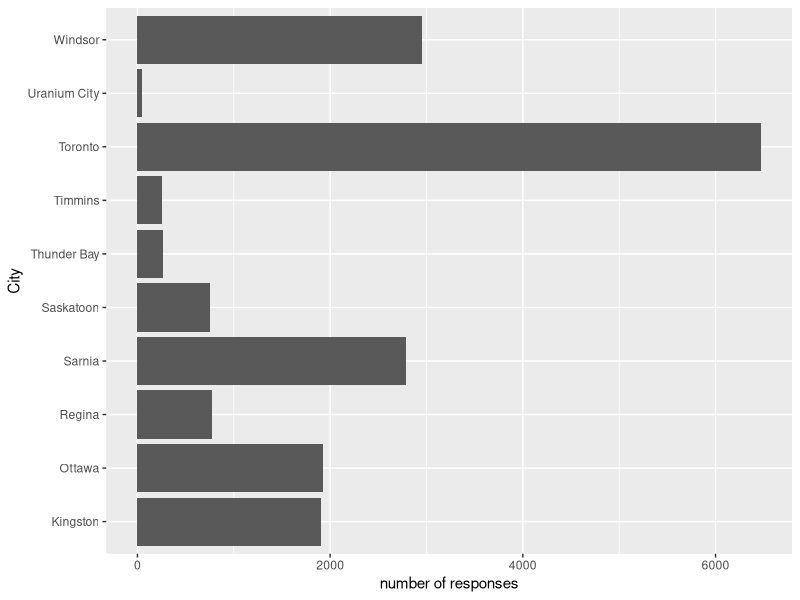
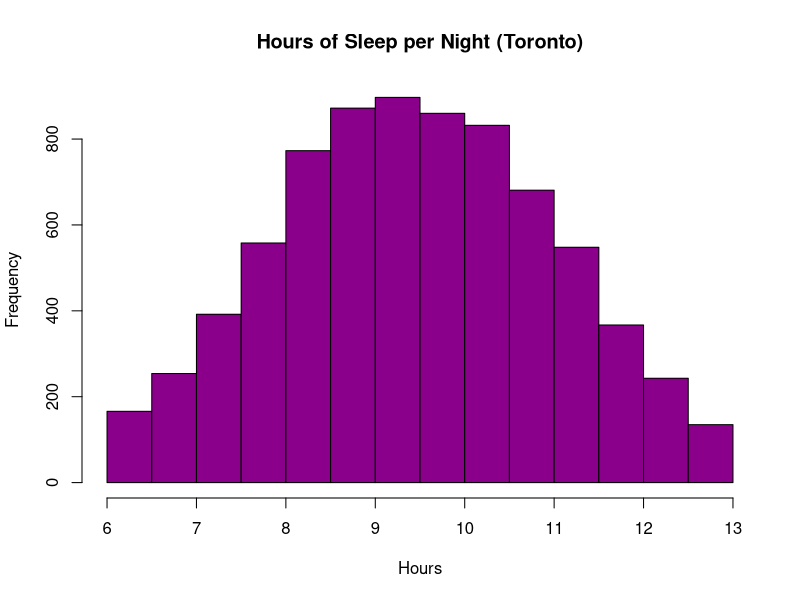
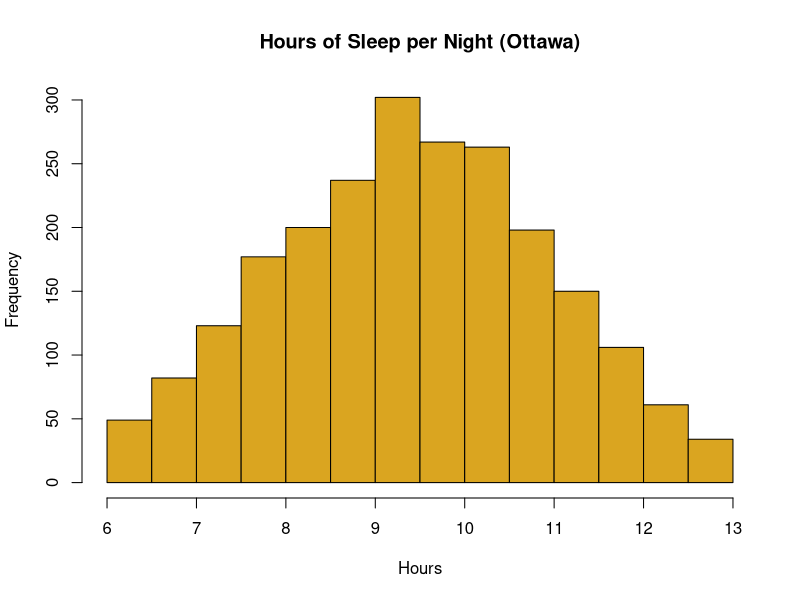
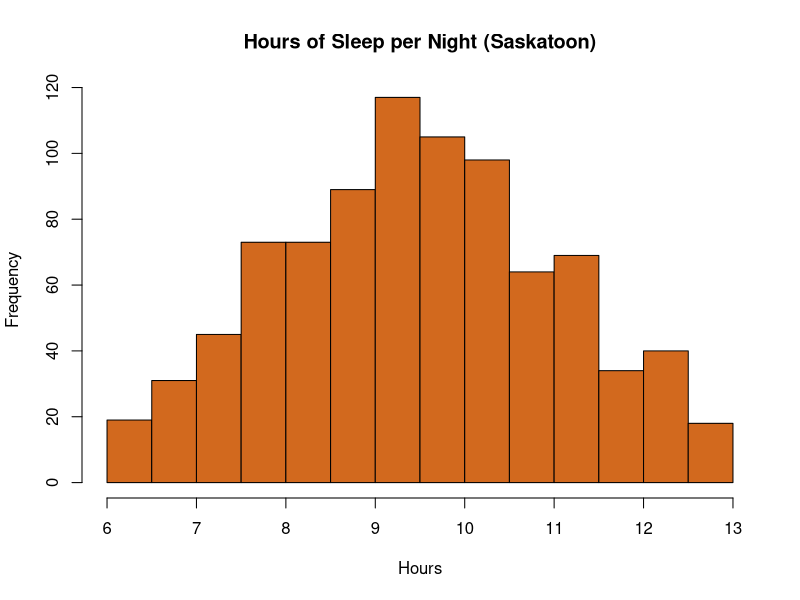
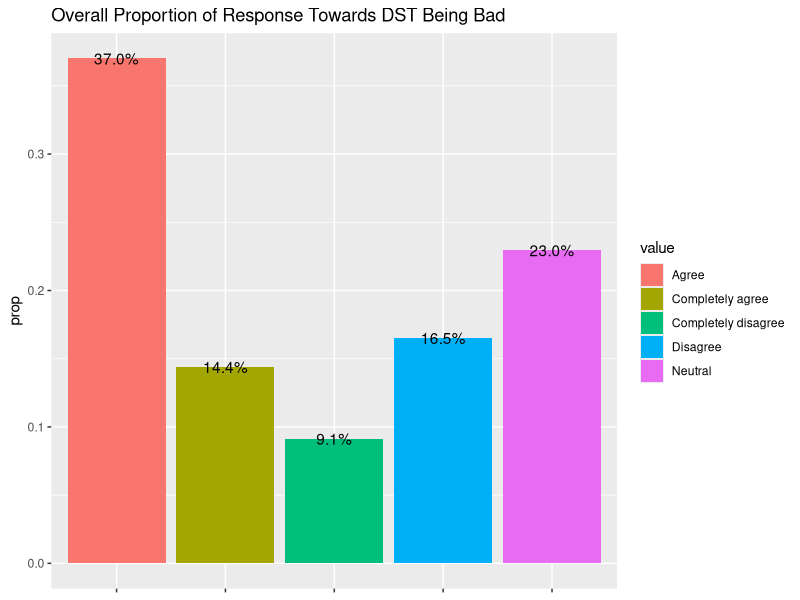
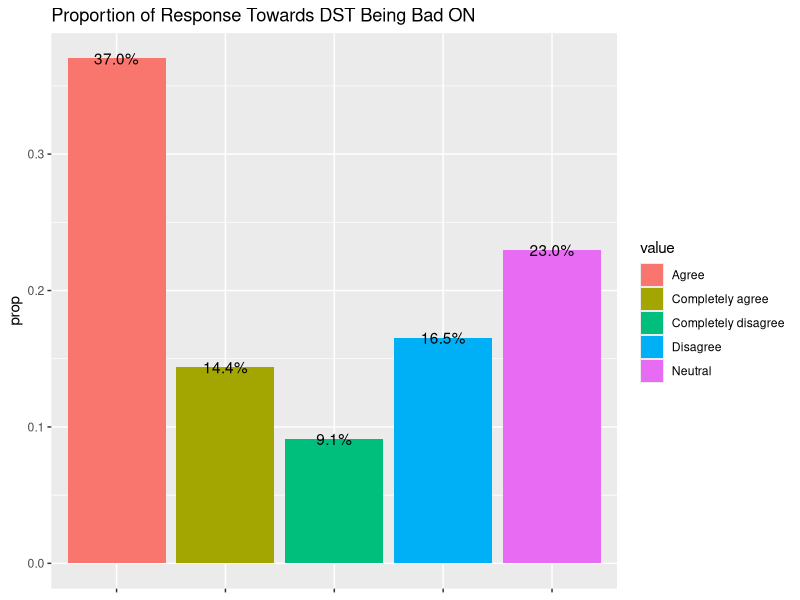
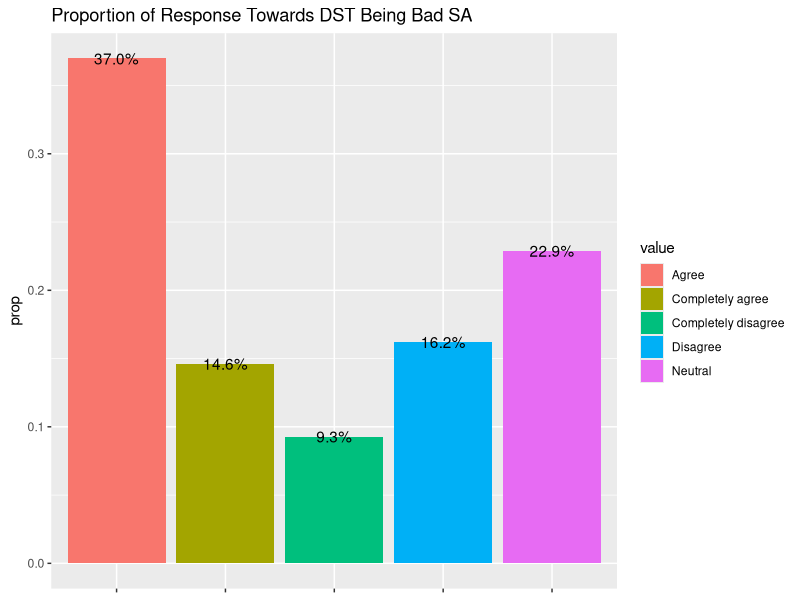

Write R code to recreate these figures, in order.
## ---- chunk 1
#title􏰃 date􏰃 authorship􏰃 non􏰁technical executive summary􏰃 introduction􏰃 survey methodology􏰃 results􏰃 discussion􏰃 appendices that detail the survey􏰃 and references

library(readr)
library(dplyr)
library(ggplot2)
library(tidyverse)
## ---- chunk 2
#constants - city/town population (Sask)
CITIES <- 655313
DIV_18 <- 37064

#constants - city/town population (Ont) 
#the figures for ontario came from a few quiick google searches based on region, the figures for sask came from the population report on the census
GTA <- 5.928*10^6
SW <- 2.584*10^6
EAST <- 1.763*10^6
NW <- 231691

#Total population of areas of interest
TOT <- GTA+SW+EAST+NW+DIV_18+CITIES

#probability vector population
pop_vec <- 1/TOT * c(GTA,SW, SW,EAST, NW, CITIES, CITIES, EAST,NW,DIV_18)

#vector of cities
cities <- c('Toronto', 'Windsor', 
            'Sarnia', 'Ottawa', 'Thunder Bay', 
            'Saskatoon', 'Regina', 'Kingston', 
            'Timmins', 'Uranium City')
cities_ON <- c('Toronto', 'Windsor', 
            'Sarnia', 'Ottawa', 'Thunder Bay', 'Kingston')
cities_SA <- c('Saskatoon', 'Regina', 'Timmins', 'Uranium City')
#agree-disagree vector
agree_dis <- c('Completely disagree','Disagree','Neutral','Agree','Completely agree')

#number of hours of sleep
sleep <- seq(6, 13, by = 0.1)
sleep_prob <- dnorm(sleep, mean = 9.5, sd = 1.7)

#seeding for random variables (assume 0.2% of the total population take survey)
n = 0.002*TOT
set.seed(n)
#samples for survey questions
Q1 = sample(c('yes','no'), n, replace = TRUE, prob = c(0.05, 0.95))
Q2 = sample(cities, n, replace = TRUE, prob=pop_vec)
Q3 = sample(agree_dis, n, replace = TRUE, prob=c(.2,.2,.2,.2,.2))
Q4 = sample(agree_dis, n, replace = TRUE, prob=c(.15,.2,.15,.2,.3))
Q5 = sample(agree_dis, n, replace = TRUE, prob=c(.05,.2,.05,.4,.2))
Q6 = sample(agree_dis, n, replace = TRUE, prob=c(.05,.05,.05,.85,0))
Q7 = sample(agree_dis, n, replace = TRUE, prob=c(0,.15,.7,.15,0))
Q8 = sample(sleep, n, replace = TRUE, prob=sleep_prob)

#collect in a table
results <- tibble(Q1,Q2,Q3,Q4,Q5,Q6,Q7,Q8)

#filter out people with sleep disorders
working <- results %>%
filter(Q1=="no")


#look at who agreed with Question 6
q6_agree <- working %>%
filter(Q6=="Agree")

#make a bar graph of where people lived
bar_tor <- ggplot(q6_agree, aes(x=Q2)) + geom_bar() + labs(x="City", y='number of responses')
bar_tor + coord_flip()

#retrieve hours of sleep for each city
tor <- working %>%
filter(Q2=='Toronto')%>%
select(Q8)

ott <- working %>%
filter(Q2=='Ottawa')%>%
select(Q8)

sask <- working %>%
filter(Q2=='Saskatoon')%>%
select(Q8)

#histogram of hours of sleep
hist(deframe(tor), main="Hours of Sleep per Night (Toronto)",
xlab="Hours",
col="darkmagenta")

hist(deframe(ott), main="Hours of Sleep per Night (Ottawa)",
xlab="Hours",
col="goldenrod")

hist(deframe(sask), main="Hours of Sleep per Night (Saskatoon)",
xlab="Hours",
col="chocolate")

# Questions REFERENCE
# Q1 Do you have a sleep disorder?
# Q2 Closest Major City
# Q3 During Daylight Savings, everyday inconveniences make me upset
# Q4 During Daylight Savings, I struggle to put my thoughts in words.
# Q5 When I don't get enough sleep, I feel my performance at work or school suffer.
# Q6 I find it harder to get to bed on time during daylight saving
# Q7 During daylight savings, I catch myself waking up in the middle of the night because I am worried
# Q8 How much sleep is needed to function (Number in Hours)

#Bargraph of Q3-Q7 Responses Combined:
# combined<- unite(working,"Response", Q3:Q7, na.rm = TRUE, remove = FALSE)
q3q7Dat <- select(working, Q2:Q7)
q3q7Comb <- pivot_longer(q3q7Dat, Q3:Q7)
q3q7Comb %>% 
count(value) %>% 
mutate(prop = n/sum(n)) %>% 
ggplot(aes(x = value, y = prop, group = value)) +
geom_col(aes(fill = value), position = "dodge") +
geom_text(aes(label = scales::percent(prop), y = prop, group = value)) +
theme(axis.text.x=element_blank(), axis.title.x = element_blank()) +
labs(title = "Overall Proportion of Response Towards DST Being Bad")

q3q7Comb %>% 
filter(Q2 %in% cities_ON) %>%  
count(value) %>% 
mutate(prop = n/sum(n)) %>% 
ggplot(aes(x = value, y = prop, group = value)) +
geom_col(aes(fill = value), position = "dodge") +
geom_text(aes(label = scales::percent(prop), y = prop, group = value)) +
theme(axis.text.x=element_blank(), axis.title.x = element_blank()) +
labs(title = "Proportion of Response Towards DST Being Bad ON")

q3q7Comb %>% 
filter(Q2 %in% cities_SA) %>%  
count(value) %>% 
mutate(prop = n/sum(n)) %>% 
ggplot(aes(x = value, y = prop, group = value)) +
geom_col(aes(fill = value), position = "dodge") +
geom_text(aes(label = scales::percent(prop), y = prop, group = value)) +
theme(axis.text.x=element_blank(), axis.title.x = element_blank()) +
labs(title = "Proportion of Response Towards DST Being Bad SA")
  

#TODO Generate the rest of the responses.


#0.2% of the target audience responded to the survey


